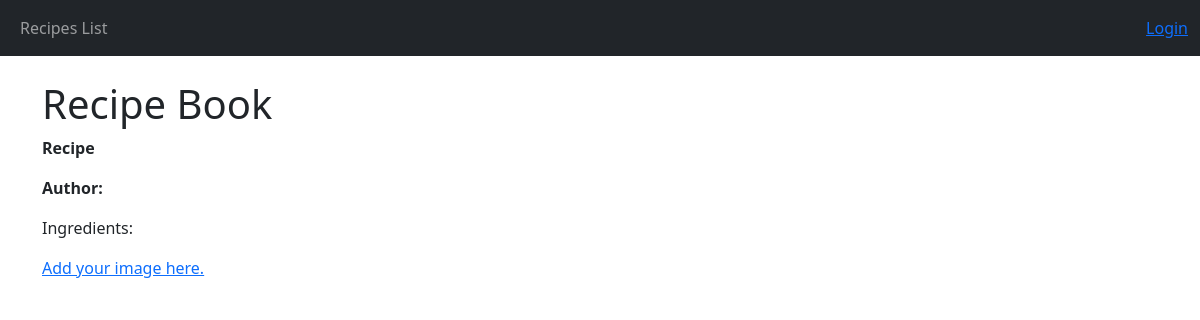
The app's page /recipe/1/, older data.
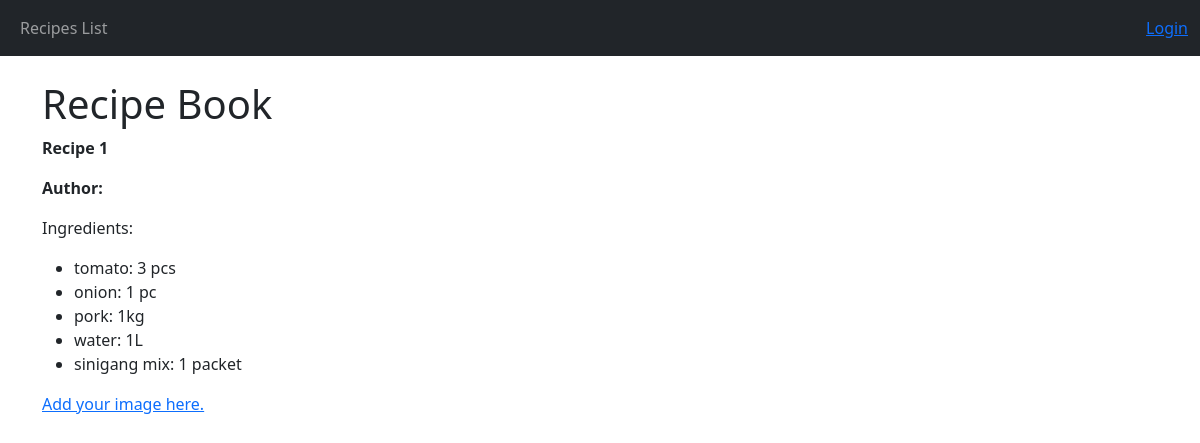
The same page, newer data.
### ledger/models.py (models this page shows, shortened)
class Recipe(models.Model):
    recipe_name = models.CharField(max_length=255, default="")
    recipe_author = models.CharField(max_length=255, default="")
    CreatedOn = models.DateField(auto_now_add=True)
    UpdatedOn = models.DateField(auto_now=True)

class RecipeIngredient(models.Model):
    ingredient = models.ForeignKey(Ingredient, on_delete=models.CASCADE,
                                   related_name="ingredients")
    recipe = models.ForeignKey(Recipe, on_delete=models.CASCADE,
                               related_name="recipe")
    quantity = models.CharField(max_length=100)

class Ingredient(models.Model):
    ingredient_name = models.CharField(max_length=255, default="")

### ledger/views.py (the view)
# urls.py: path("recipe/<int:recipe_id>/", views.recipe_ingredients,
def recipe_ingredients(request, recipe_id):
    recipe = Recipe.objects.filter(id=recipe_id).first()
    return render(request, "recipe_ingredients.html",
                  {"recipe": recipe})

### ledger/templates/recipe_ingredients.html (shortened to what this page needs)
{% extends 'base_template.html' %}
{% block body_content %}
    <div class="container mt-4">
        <h1>Recipe Book</h1>
        <p><Strong>Recipe {{ recipe.id }}</Strong></h2>
        <p><Strong>Author: {{ recipe.recipe_author }}</Strong></p>
        <p>Ingredients:</p>
        <ul>
            {% for recipeingredient in recipe.recipe.all %}
            <li>{{ recipeingredient.ingredient.ingredient_name }}: {{ recipeingredient.quantity }}</li>
            {% endfor %}
        </ul>
        <p><a href="{% url 'add_image' recipe.id %}">Add your image here.</a></p>
    </div>
{% endblock %}

### ledger/templates/base_template.html (shortened to what this page needs)
<!DOCTYPE html>
<html lang="en-us">
<head>
    <link href="https://cdn.jsdelivr.net/npm/bootstrap@5.3.3/dist/css/bootstrap.min.css" rel="stylesheet">
</head>
<body>
    <nav class="navbar navbar-expand navbar-dark bg-dark">
        <div class="container-fluid">
            <div>
                <ul class="navbar-nav">
                    <li class="nav-item">
                        <a class="nav-link" href="{% url 'recipe_list' %}">Recipes List</a>
                    </li>
                </ul>
            </div>
            <div>
                <ul class="navbar-nav">
                    <li class="nav-item">
                        {% if user.is_authenticated %}
                        <form method="post" action="{% url 'logout' %}">
                            {% csrf_token %}
                            {{ form.as_p }}
                            <button class="nav-link" type="submit">Logout</button>
                        </form>
                    {% else %}
                        <a href="{% url 'login' %}">Login</a>
                    {% endif %}
                    </li>
                </ul>
            </div>
        </div>
    </nav>
	<div id="content">
        {% block body_content %}{% endblock %}
    </div>
</body>
</html>

Row changes from the older to the newer data that the page shows:
added Recipe: id "1"
added RecipeIngredient: ingredient.ingredient_name "tomato", quantity "3 pcs"
added RecipeIngredient: ingredient.ingredient_name "onion", quantity "1 pc"
added RecipeIngredient: ingredient.ingredient_name "pork", quantity "1kg"
added RecipeIngredient: ingredient.ingredient_name "water", quantity "1L"
added RecipeIngredient: ingredient.ingredient_name "sinigang mix", quantity "1 packet"
